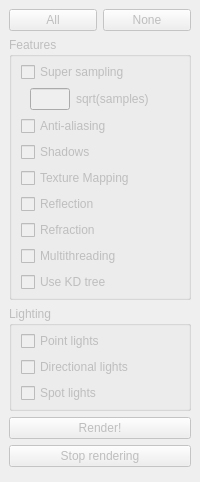
  <widget class="QDockWidget" name="rayDock">
   <property name="enabled">
    <bool>false</bool>
   </property>
   <property name="windowTitle">
    <string>&amp;Ray</string>
   </property>
   <attribute name="dockWidgetArea">
    <number>1</number>
   </attribute>
   <widget class="QWidget" name="rayDockContents">
    <layout class="QVBoxLayout" name="verticalLayout_4">
     <item>
      <widget class="QWidget" name="rayAllOrNone" native="true">
       <layout class="QHBoxLayout" name="horizontalLayout">
        <property name="leftMargin">
         <number>0</number>
        </property>
        <property name="topMargin">
         <number>0</number>
        </property>
        <property name="rightMargin">
         <number>0</number>
        </property>
        <property name="bottomMargin">
         <number>0</number>
        </property>
        <item>
         <widget class="QPushButton" name="rayAllButton">
          <property name="text">
           <string>All</string>
          </property>
         </widget>
        </item>
        <item>
         <widget class="QPushButton" name="rayNoneButton">
          <property name="text">
           <string>None</string>
          </property>
         </widget>
        </item>
       </layout>
      </widget>
     </item>
     <item>
      <widget class="QGroupBox" name="rayFeatures">
       <property name="title">
        <string>Features</string>
       </property>
       <layout class="QVBoxLayout" name="verticalLayout_11">
        <property name="topMargin">
         <number>5</number>
        </property>
        <property name="bottomMargin">
         <number>5</number>
        </property>
        <item>
         <widget class="QCheckBox" name="raySuperSamping">
          <property name="text">
           <string>Super sampling</string>
          </property>
         </widget>
        </item>
        <item>
         <widget class="QWidget" name="raySuperSamples" native="true">
          <property name="sizePolicy">
           <sizepolicy hsizetype="Preferred" vsizetype="Preferred">
            <horstretch>0</horstretch>
            <verstretch>0</verstretch>
           </sizepolicy>
          </property>
          <layout class="QGridLayout" name="gridLayout_7">
           <property name="topMargin">
            <number>0</number>
           </property>
           <property name="bottomMargin">
            <number>0</number>
           </property>
           <property name="horizontalSpacing">
            <number>6</number>
           </property>
           <item row="1" column="1">
            <widget class="QLabel" name="raySuperSamplesLabel">
             <property name="sizePolicy">
              <sizepolicy hsizetype="Preferred" vsizetype="Preferred">
               <horstretch>0</horstretch>
               <verstretch>0</verstretch>
              </sizepolicy>
             </property>
             <property name="text">
              <string>sqrt(samples)</string>
             </property>
            </widget>
           </item>
           <item row="1" column="0">
            <widget class="QLineEdit" name="raySuperSamplesTextbox">
             <property name="enabled">
              <bool>false</bool>
             </property>
             <property name="sizePolicy">
              <sizepolicy hsizetype="Expanding" vsizetype="Fixed">
               <horstretch>0</horstretch>
               <verstretch>0</verstretch>
              </sizepolicy>
             </property>
             <property name="minimumSize">
              <size>
               <width>40</width>
               <height>0</height>
              </size>
             </property>
             <property name="maximumSize">
              <size>
               <width>40</width>
               <height>16777215</height>
              </size>
             </property>
             <property name="text">
              <string/>
             </property>
            </widget>
           </item>
          </layout>
         </widget>
        </item>
        <item>
         <widget class="QCheckBox" name="rayAntiAliasing">
          <property name="text">
           <string>Anti-aliasing</string>
          </property>
         </widget>
        </item>
        <item>
         <widget class="QCheckBox" name="rayShadows">
          <property name="text">
           <string>Shadows</string>
          </property>
         </widget>
        </item>
        <item>
         <widget class="QCheckBox" name="rayTextureMapping">
          <property name="text">
           <string>Texture Mapping</string>
          </property>
         </widget>
        </item>
        <item>
         <widget class="QCheckBox" name="rayReflection">
          <property name="text">
           <string>Reflection</string>
          </property>
         </widget>
        </item>
        <item>
         <widget class="QCheckBox" name="rayRefraction">
          <property name="text">
           <string>Refraction</string>
          </property>
         </widget>
        </item>
        <item>
         <widget class="QCheckBox" name="rayMultiThreading">
          <property name="text">
           <string>Multithreading</string>
          </property>
         </widget>
        </item>
        <item>
         <widget class="QCheckBox" name="rayUseKDTree">
          <property name="text">
           <string>Use KD tree</string>
          </property>
         </widget>
        </item>
       </layout>
      </widget>
     </item>
     <item>
      <widget class="QGroupBox" name="rayLighting">
       <property name="title">
        <string>Lighting</string>
       </property>
       <layout class="QVBoxLayout" name="verticalLayout_9">
        <property name="topMargin">
         <number>5</number>
        </property>
        <property name="bottomMargin">
         <number>5</number>
        </property>
        <item>
         <widget class="QCheckBox" name="rayPointLights">
          <property name="text">
           <string>Point lights</string>
          </property>
         </widget>
        </item>
        <item>
         <widget class="QCheckBox" name="rayDirectionalLights">
          <property name="text">
           <string>Directional lights</string>
          </property>
         </widget>
        </item>
        <item>
         <widget class="QCheckBox" name="raySpotLights">
          <property name="text">
           <string>Spot lights</string>
          </property>
         </widget>
        </item>
       </layout>
      </widget>
     </item>
     <item>
      <widget class="QPushButton" name="rayRenderButton">
       <property name="text">
        <string>Render!</string>
       </property>
      </widget>
     </item>
     <item>
      <widget class="QPushButton" name="rayStopRenderingButton">
       <property name="text">
        <string>Stop rendering</string>
       </property>
      </widget>
     </item>
     <item>
      <widget class="QWidget" name="rayDockEmptySpace" native="true">
       <property name="sizePolicy">
        <sizepolicy hsizetype="Preferred" vsizetype="Expanding">
         <horstretch>0</horstretch>
         <verstretch>0</verstretch>
        </sizepolicy>
       </property>
      </widget>
     </item>
    </layout>
   </widget>
  </widget>
